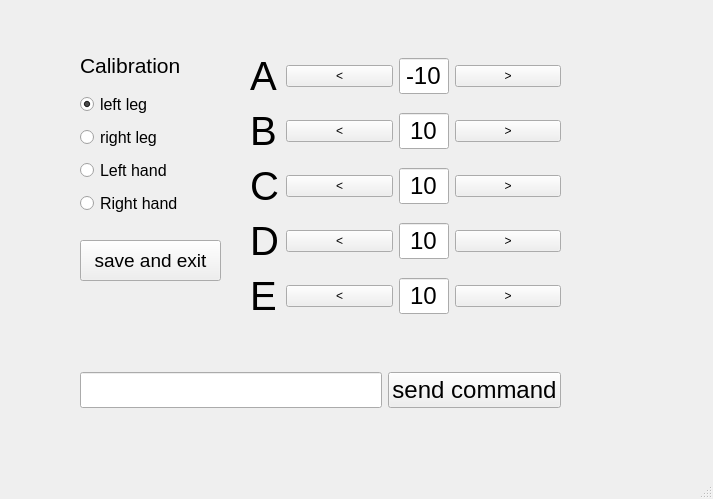
<?xml version="1.0" encoding="UTF-8"?>
<ui version="4.0">
 <class>Calibration</class>
 <widget class="QMainWindow" name="Calibration">
  <property name="geometry">
   <rect>
    <x>0</x>
    <y>0</y>
    <width>713</width>
    <height>499</height>
   </rect>
  </property>
  <property name="windowTitle">
   <string>Ui_Calibration</string>
  </property>
  <widget class="QWidget" name="centralwidget">
   <widget class="QPushButton" name="button_end_calibration">
    <property name="geometry">
     <rect>
      <x>80</x>
      <y>240</y>
      <width>141</width>
      <height>41</height>
     </rect>
    </property>
    <property name="font">
     <font>
      <pointsize>14</pointsize>
     </font>
    </property>
    <property name="text">
     <string>save and exit</string>
    </property>
   </widget>
   <widget class="QWidget" name="verticalLayoutWidget_2">
    <property name="geometry">
     <rect>
      <x>80</x>
      <y>90</y>
      <width>141</width>
      <height>131</height>
     </rect>
    </property>
    <layout class="QVBoxLayout" name="verticalLayout_2">
     <item>
      <widget class="QRadioButton" name="radioButton_left">
       <property name="font">
        <font>
         <pointsize>12</pointsize>
        </font>
       </property>
       <property name="text">
        <string>left leg</string>
       </property>
       <property name="checked">
        <bool>true</bool>
       </property>
      </widget>
     </item>
     <item>
      <widget class="QRadioButton" name="radioButton_right">
       <property name="font">
        <font>
         <pointsize>12</pointsize>
        </font>
       </property>
       <property name="text">
        <string>right leg</string>
       </property>
      </widget>
     </item>
     <item>
      <widget class="QRadioButton" name="radioButton_handLeft">
       <property name="font">
        <font>
         <pointsize>12</pointsize>
        </font>
       </property>
       <property name="text">
        <string>Left hand</string>
       </property>
      </widget>
     </item>
     <item>
      <widget class="QRadioButton" name="radioButton_handRight">
       <property name="font">
        <font>
         <pointsize>12</pointsize>
        </font>
       </property>
       <property name="text">
        <string>Right hand</string>
       </property>
      </widget>
     </item>
    </layout>
   </widget>
   <widget class="QLabel" name="label">
    <property name="geometry">
     <rect>
      <x>80</x>
      <y>50</y>
      <width>111</width>
      <height>31</height>
     </rect>
    </property>
    <property name="font">
     <font>
      <pointsize>16</pointsize>
     </font>
    </property>
    <property name="text">
     <string>Calibration</string>
    </property>
   </widget>
   <widget class="QWidget" name="verticalLayoutWidget">
    <property name="geometry">
     <rect>
      <x>250</x>
      <y>50</y>
      <width>311</width>
      <height>276</height>
     </rect>
    </property>
    <layout class="QVBoxLayout" name="verticalLayout">
     <item>
      <layout class="QHBoxLayout" name="horizontalLayout_6">
       <item>
        <widget class="QLabel" name="label_6">
         <property name="maximumSize">
          <size>
           <width>30</width>
           <height>16777215</height>
          </size>
         </property>
         <property name="font">
          <font>
           <pointsize>30</pointsize>
          </font>
         </property>
         <property name="layoutDirection">
          <enum>Qt::LeftToRight</enum>
         </property>
         <property name="autoFillBackground">
          <bool>false</bool>
         </property>
         <property name="lineWidth">
          <number>1</number>
         </property>
         <property name="text">
          <string>A</string>
         </property>
         <property name="wordWrap">
          <bool>false</bool>
         </property>
         <property name="openExternalLinks">
          <bool>false</bool>
         </property>
        </widget>
       </item>
       <item>
        <widget class="QPushButton" name="button_A_less">
         <property name="text">
          <string>&lt;</string>
         </property>
        </widget>
       </item>
       <item>
        <widget class="QLineEdit" name="lineEdit_A">
         <property name="maximumSize">
          <size>
           <width>50</width>
           <height>16777215</height>
          </size>
         </property>
         <property name="font">
          <font>
           <pointsize>18</pointsize>
          </font>
         </property>
         <property name="text">
          <string>-10</string>
         </property>
         <property name="alignment">
          <set>Qt::AlignCenter</set>
         </property>
        </widget>
       </item>
       <item>
        <widget class="QPushButton" name="button_A_more">
         <property name="text">
          <string>&gt;</string>
         </property>
        </widget>
       </item>
      </layout>
     </item>
     <item>
      <layout class="QHBoxLayout" name="horizontalLayout_4">
       <item>
        <widget class="QLabel" name="label_7">
         <property name="maximumSize">
          <size>
           <width>30</width>
           <height>16777215</height>
          </size>
         </property>
         <property name="font">
          <font>
           <pointsize>30</pointsize>
          </font>
         </property>
         <property name="text">
          <string>B</string>
         </property>
        </widget>
       </item>
       <item>
        <widget class="QPushButton" name="button_B_less">
         <property name="text">
          <string>&lt;</string>
         </property>
        </widget>
       </item>
       <item>
        <widget class="QLineEdit" name="lineEdit_B">
         <property name="maximumSize">
          <size>
           <width>50</width>
           <height>16777215</height>
          </size>
         </property>
         <property name="font">
          <font>
           <pointsize>18</pointsize>
          </font>
         </property>
         <property name="text">
          <string>10</string>
         </property>
         <property name="alignment">
          <set>Qt::AlignCenter</set>
         </property>
        </widget>
       </item>
       <item>
        <widget class="QPushButton" name="button_B_more">
         <property name="text">
          <string>&gt;</string>
         </property>
        </widget>
       </item>
      </layout>
     </item>
     <item>
      <layout class="QHBoxLayout" name="horizontalLayout_7">
       <item>
        <widget class="QLabel" name="label_8">
         <property name="maximumSize">
          <size>
           <width>30</width>
           <height>16777215</height>
          </size>
         </property>
         <property name="font">
          <font>
           <pointsize>30</pointsize>
          </font>
         </property>
         <property name="text">
          <string>C</string>
         </property>
        </widget>
       </item>
       <item>
        <widget class="QPushButton" name="button_C_less">
         <property name="text">
          <string>&lt;</string>
         </property>
        </widget>
       </item>
       <item>
        <widget class="QLineEdit" name="lineEdit_C">
         <property name="maximumSize">
          <size>
           <width>50</width>
           <height>16777215</height>
          </size>
         </property>
         <property name="font">
          <font>
           <pointsize>18</pointsize>
          </font>
         </property>
         <property name="text">
          <string>10</string>
         </property>
         <property name="alignment">
          <set>Qt::AlignCenter</set>
         </property>
        </widget>
       </item>
       <item>
        <widget class="QPushButton" name="button_C_more">
         <property name="text">
          <string>&gt;</string>
         </property>
        </widget>
       </item>
      </layout>
     </item>
     <item>
      <layout class="QHBoxLayout" name="horizontalLayout_5">
       <item>
        <widget class="QLabel" name="label_9">
         <property name="maximumSize">
          <size>
           <width>30</width>
           <height>16777215</height>
          </size>
         </property>
         <property name="font">
          <font>
           <pointsize>30</pointsize>
          </font>
         </property>
         <property name="text">
          <string>D</string>
         </property>
        </widget>
       </item>
       <item>
        <widget class="QPushButton" name="button_D_less">
         <property name="text">
          <string>&lt;</string>
         </property>
        </widget>
       </item>
       <item>
        <widget class="QLineEdit" name="lineEdit_D">
         <property name="maximumSize">
          <size>
           <width>50</width>
           <height>16777215</height>
          </size>
         </property>
         <property name="font">
          <font>
           <pointsize>18</pointsize>
          </font>
         </property>
         <property name="text">
          <string>10</string>
         </property>
         <property name="alignment">
          <set>Qt::AlignCenter</set>
         </property>
        </widget>
       </item>
       <item>
        <widget class="QPushButton" name="button_D_more">
         <property name="text">
          <string>&gt;</string>
         </property>
        </widget>
       </item>
      </layout>
     </item>
     <item>
      <layout class="QHBoxLayout" name="horizontalLayout_8">
       <item>
        <widget class="QLabel" name="label_10">
         <property name="maximumSize">
          <size>
           <width>30</width>
           <height>16777215</height>
          </size>
         </property>
         <property name="font">
          <font>
           <pointsize>30</pointsize>
          </font>
         </property>
         <property name="text">
          <string>E</string>
         </property>
        </widget>
       </item>
       <item>
        <widget class="QPushButton" name="button_E_less">
         <property name="text">
          <string>&lt;</string>
         </property>
        </widget>
       </item>
       <item>
        <widget class="QLineEdit" name="lineEdit_E">
         <property name="maximumSize">
          <size>
           <width>50</width>
           <height>16777215</height>
          </size>
         </property>
         <property name="font">
          <font>
           <pointsize>18</pointsize>
          </font>
         </property>
         <property name="text">
          <string>10</string>
         </property>
         <property name="alignment">
          <set>Qt::AlignCenter</set>
         </property>
        </widget>
       </item>
       <item>
        <widget class="QPushButton" name="button_E_more">
         <property name="text">
          <string>&gt;</string>
         </property>
        </widget>
       </item>
      </layout>
     </item>
    </layout>
   </widget>
   <widget class="QWidget" name="horizontalLayoutWidget">
    <property name="geometry">
     <rect>
      <x>80</x>
      <y>350</y>
      <width>481</width>
      <height>80</height>
     </rect>
    </property>
    <layout class="QHBoxLayout" name="horizontalLayout">
     <item>
      <widget class="QLineEdit" name="customCmd">
       <property name="font">
        <font>
         <pointsize>18</pointsize>
        </font>
       </property>
       <property name="text">
        <string/>
       </property>
      </widget>
     </item>
     <item>
      <widget class="QPushButton" name="button_custom_cmd">
       <property name="font">
        <font>
         <pointsize>18</pointsize>
        </font>
       </property>
       <property name="text">
        <string>send command</string>
       </property>
      </widget>
     </item>
    </layout>
   </widget>
  </widget>
  <widget class="QMenuBar" name="menubar">
   <property name="geometry">
    <rect>
     <x>0</x>
     <y>0</y>
     <width>713</width>
     <height>21</height>
    </rect>
   </property>
  </widget>
  <widget class="QStatusBar" name="statusbar"/>
 </widget>
 <resources/>
 <connections/>
</ui>
